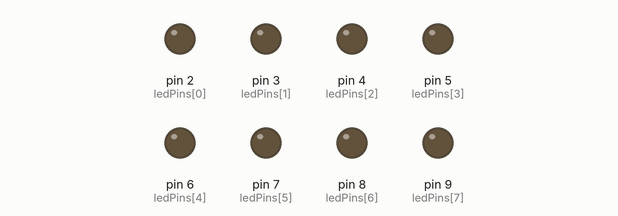
Bench run of a sketch on a simulated Arduino Uno, built with avr-gcc and run on an emulated ATmega328P. On the bench: output pins drawn as LEDs (lit = HIGH).

Above: at 0.1 s.
At 5.1 s:
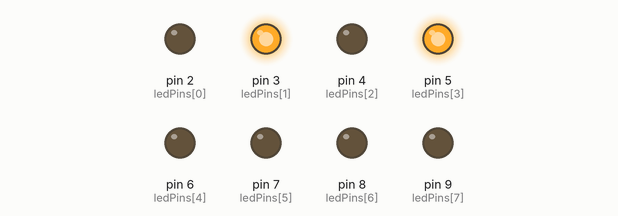
At 10.1 s:
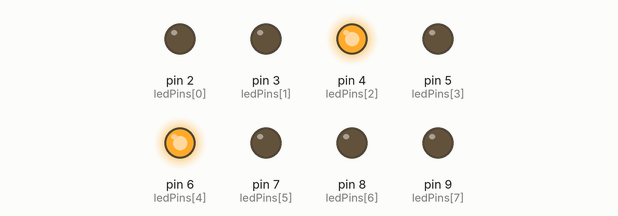
At 20.1 s:
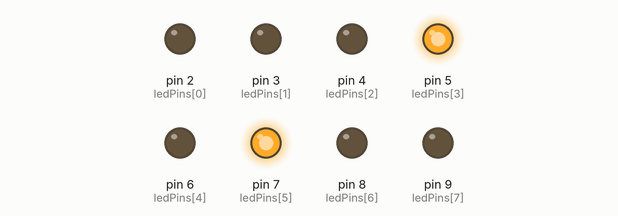
At 30.1 s:
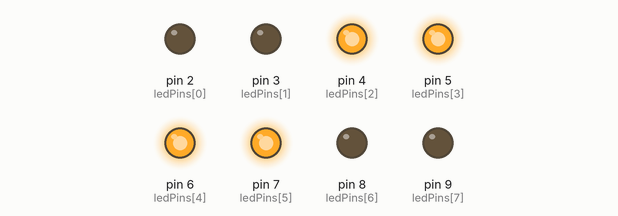
At 39.75 s:
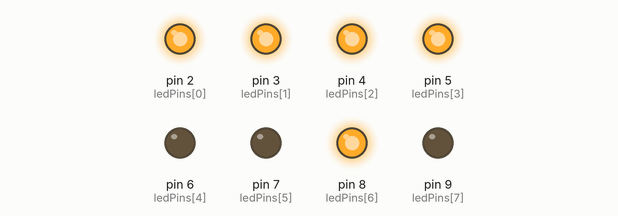
Timing chart, 0 to 40.0 s (numbered marks = the images above):
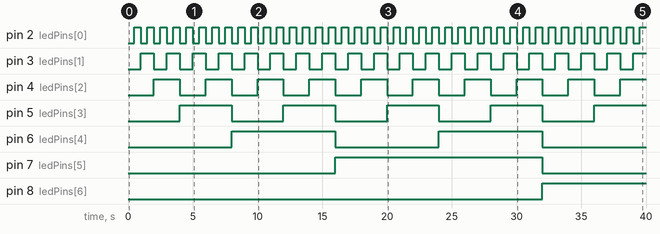

Measured:
- by itself, pin 2 (ledPins[0]): alternates HIGH for 0.50 s and LOW for 0.50 s
- by itself, pin 3 (ledPins[1]): alternates HIGH for 1.0 s and LOW for 1.0 s
- by itself, pin 4 (ledPins[2]): alternates HIGH for 2.0 s and LOW for 2.0 s
- by itself, pin 5 (ledPins[3]): alternates HIGH for 4.0 s and LOW for 4.0 s
- by itself, pin 6 (ledPins[4]): alternates HIGH for 8.0 s and LOW for 8.0 s
- by itself, pin 7 (ledPins[5]): LOW → HIGH at 16.0 s, → LOW 16.0 s later
- by itself, pin 8 (ledPins[6]): LOW → HIGH at 32.0 s

The sketch:

bai3.ino
```cpp
int ledPins[] = {2, 3, 4, 5, 6, 7, 8, 9}; // Mảng chứa các chân nối LED

void setup() {
  // Thiết lập các chân là OUTPUT
  for (int i = 0; i < 8; i++) {
    pinMode(ledPins[i], OUTPUT);
  }
}

void loop() {
  // Đếm từ 0 đến 100
  for (int i = 0; i <= 100; i++) {
    displayBinary(i);   // Gọi hàm hiển thị số nhị phân
    delay(500);         // Đợi 500ms giữa mỗi lần đếm
  }
}

// Hàm hiển thị số nhị phân lên các đèn LED
void displayBinary(int number) {
  for (int i = 0; i < 8; i++) {
    // Kiểm tra từng bit của số 'number' và bật/tắt LED tương ứng
    int bit = (number >> i) & 1;  // Dịch bit và kiểm tra
    digitalWrite(ledPins[i], bit);
  }
}
```
